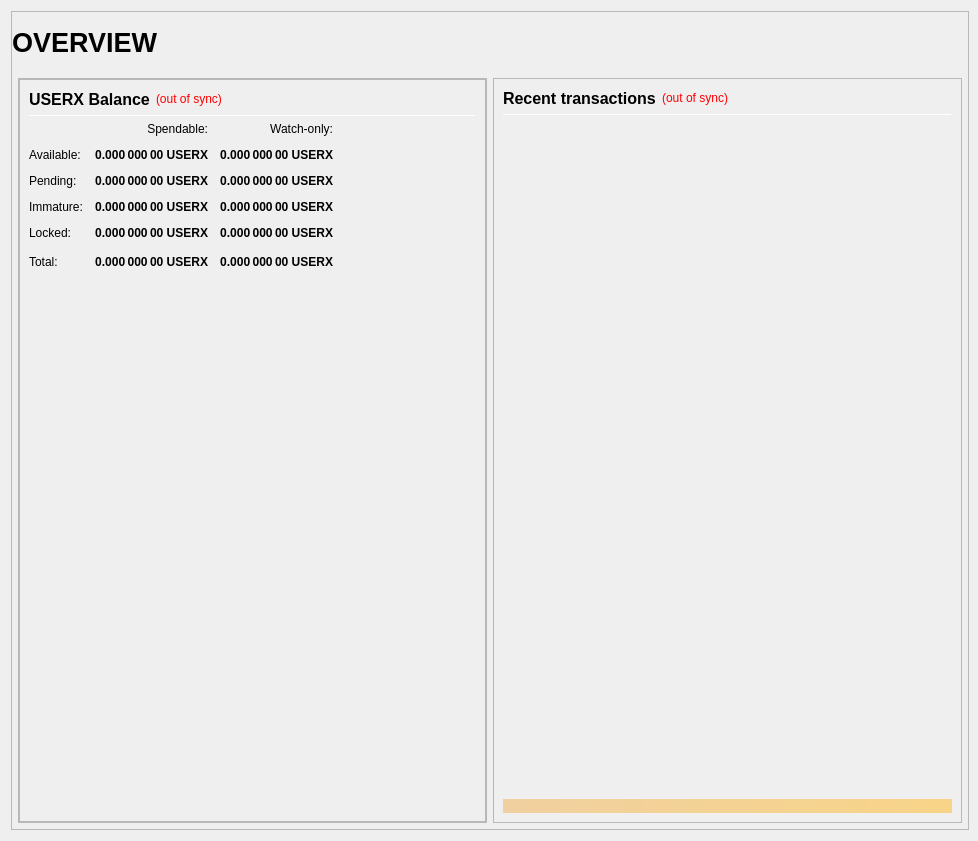
<?xml version="1.0" encoding="UTF-8"?>
<ui version="4.0">
 <class>OverviewPage</class>
 <widget class="QWidget" name="OverviewPage">
  <property name="geometry">
   <rect>
    <x>0</x>
    <y>0</y>
    <width>978</width>
    <height>841</height>
   </rect>
  </property>
  <property name="minimumSize">
   <size>
    <width>960</width>
    <height>682</height>
   </size>
  </property>
  <property name="windowTitle">
   <string>Form</string>
  </property>
  <layout class="QVBoxLayout" name="topLayout" stretch="1">
   <property name="rightMargin">
    <number>9</number>
   </property>
   <item>
    <widget class="QFrame" name="frame_BG">
     <property name="minimumSize">
      <size>
       <width>850</width>
       <height>610</height>
      </size>
     </property>
     <property name="maximumSize">
      <size>
       <width>16777215</width>
       <height>16777215</height>
      </size>
     </property>
     <property name="frameShape">
      <enum>QFrame::StyledPanel</enum>
     </property>
     <property name="frameShadow">
      <enum>QFrame::Raised</enum>
     </property>
     <layout class="QVBoxLayout" name="verticalLayout_3" stretch="1">
      <property name="leftMargin">
       <number>0</number>
      </property>
      <property name="topMargin">
       <number>0</number>
      </property>
      <property name="rightMargin">
       <number>0</number>
      </property>
      <property name="bottomMargin">
       <number>6</number>
      </property>
      <item>
       <layout class="QVBoxLayout" name="verticalLayout_Master" stretch="0,1">
        <property name="leftMargin">
         <number>0</number>
        </property>
        <property name="topMargin">
         <number>0</number>
        </property>
        <property name="rightMargin">
         <number>0</number>
        </property>
        <property name="bottomMargin">
         <number>0</number>
        </property>
        <item>
         <widget class="QFrame" name="frame_Header">
          <layout class="QVBoxLayout" name="verticalLayout_Header" stretch="0">
           <property name="leftMargin">
            <number>0</number>
           </property>
           <property name="topMargin">
            <number>0</number>
           </property>
           <property name="rightMargin">
            <number>0</number>
           </property>
           <property name="bottomMargin">
            <number>0</number>
           </property>
           <item>
            <layout class="QHBoxLayout" name="horizontalLayout_Header" stretch="1,0,0">
             <property name="spacing">
              <number>6</number>
             </property>
             <item>
              <widget class="QLabel" name="labelOverviewHeaderLeft">
               <property name="minimumSize">
                <size>
                 <width>464</width>
                 <height>60</height>
                </size>
               </property>
               <property name="maximumSize">
                <size>
                 <width>16777215</width>
                 <height>60</height>
                </size>
               </property>
               <property name="font">
                <font>
                 <pointsize>20</pointsize>
                 <weight>75</weight>
                 <bold>true</bold>
                </font>
               </property>
               <property name="text">
                <string>OVERVIEW</string>
               </property>
               <property name="alignment">
                <set>Qt::AlignLeading|Qt::AlignLeft|Qt::AlignVCenter</set>
               </property>
              </widget>
             </item>
             <item>
              <spacer name="horizontalSpacer_Header">
               <property name="orientation">
                <enum>Qt::Horizontal</enum>
               </property>
               <property name="sizeHint" stdset="0">
                <size>
                 <width>40</width>
                 <height>20</height>
                </size>
               </property>
              </spacer>
             </item>
             <item>
              <widget class="QLabel" name="labelOverviewHeaderRight">
               <property name="minimumSize">
                <size>
                 <width>464</width>
                 <height>60</height>
                </size>
               </property>
               <property name="maximumSize">
                <size>
                 <width>16777215</width>
                 <height>60</height>
                </size>
               </property>
               <property name="font">
                <font>
                 <pointsize>14</pointsize>
                </font>
               </property>
               <property name="text">
                <string/>
               </property>
               <property name="alignment">
                <set>Qt::AlignRight|Qt::AlignTrailing|Qt::AlignVCenter</set>
               </property>
              </widget>
             </item>
            </layout>
           </item>
          </layout>
         </widget>
        </item>
        <item>
         <widget class="QFrame" name="frame_Content">
          <layout class="QVBoxLayout" name="verticalLayout_Content">
           <property name="leftMargin">
            <number>6</number>
           </property>
           <property name="topMargin">
            <number>0</number>
           </property>
           <property name="rightMargin">
            <number>6</number>
           </property>
           <property name="bottomMargin">
            <number>0</number>
           </property>
           <item>
            <layout class="QHBoxLayout" name="horizontalLayout_Content" stretch="1,1">
             <property name="spacing">
              <number>6</number>
             </property>
             <item>
              <layout class="QVBoxLayout" name="verticalLayout_left" stretch="1">
               <item>
                <widget class="QFrame" name="frameObfuscation">
                 <property name="minimumSize">
                  <size>
                   <width>0</width>
                   <height>0</height>
                  </size>
                 </property>
                 <property name="frameShape">
                  <enum>QFrame::StyledPanel</enum>
                 </property>
                 <property name="frameShadow">
                  <enum>QFrame::Raised</enum>
                 </property>
                 <layout class="QVBoxLayout" name="verticalLayout" stretch="0">
                  <property name="leftMargin">
                   <number>0</number>
                  </property>
                  <property name="topMargin">
                   <number>0</number>
                  </property>
                  <property name="rightMargin">
                   <number>0</number>
                  </property>
                  <property name="bottomMargin">
                   <number>0</number>
                  </property>
                  <item>
                   <widget class="QFrame" name="frame_Balances">
                    <property name="frameShape">
                     <enum>QFrame::StyledPanel</enum>
                    </property>
                    <property name="frameShadow">
                     <enum>QFrame::Raised</enum>
                    </property>
                    <layout class="QVBoxLayout" name="verticalLayout_4">
                     <item>
                      <layout class="QHBoxLayout" name="horizontalLayout_4">
                       <item>
                        <widget class="QLabel" name="label_5">
                         <property name="minimumSize">
                          <size>
                           <width>0</width>
                           <height>20</height>
                          </size>
                         </property>
                         <property name="font">
                          <font>
                           <pointsize>12</pointsize>
                           <weight>75</weight>
                           <bold>true</bold>
                          </font>
                         </property>
                         <property name="text">
                          <string>USERX Balance</string>
                         </property>
                        </widget>
                       </item>
                       <item>
                        <widget class="QLabel" name="labelWalletStatus">
                         <property name="cursor">
                          <cursorShape>WhatsThisCursor</cursorShape>
                         </property>
                         <property name="toolTip">
                          <string>The displayed information may be out of date. Your wallet automatically synchronizes with the UserX network after a connection is established, but this process has not completed yet.</string>
                         </property>
                         <property name="styleSheet">
                          <string notr="true">QLabel { color: red; }</string>
                         </property>
                         <property name="text">
                          <string notr="true">(out of sync)</string>
                         </property>
                         <property name="alignment">
                          <set>Qt::AlignLeading|Qt::AlignLeft|Qt::AlignVCenter</set>
                         </property>
                        </widget>
                       </item>
                       <item>
                        <spacer name="horizontalSpacer_3">
                         <property name="orientation">
                          <enum>Qt::Horizontal</enum>
                         </property>
                         <property name="sizeHint" stdset="0">
                          <size>
                           <width>40</width>
                           <height>20</height>
                          </size>
                         </property>
                        </spacer>
                       </item>
                      </layout>
                     </item>
                     <item>
                      <widget class="Line" name="line_Balance">
                       <property name="minimumSize">
                        <size>
                         <width>0</width>
                         <height>1</height>
                        </size>
                       </property>
                       <property name="maximumSize">
                        <size>
                         <width>16777215</width>
                         <height>1</height>
                        </size>
                       </property>
                       <property name="orientation">
                        <enum>Qt::Horizontal</enum>
                       </property>
                      </widget>
                     </item>
                     <item>
                      <layout class="QGridLayout" name="gridLayout">
                       <property name="spacing">
                        <number>12</number>
                       </property>
                       <item row="0" column="1">
                        <widget class="QLabel" name="labelSpendable">
                         <property name="text">
                          <string>Spendable:</string>
                         </property>
                         <property name="alignment">
                          <set>Qt::AlignRight|Qt::AlignTrailing|Qt::AlignVCenter</set>
                         </property>
                        </widget>
                       </item>
                       <item row="0" column="2">
                        <widget class="QLabel" name="labelWatchonly">
                         <property name="text">
                          <string>Watch-only:</string>
                         </property>
                         <property name="alignment">
                          <set>Qt::AlignRight|Qt::AlignTrailing|Qt::AlignVCenter</set>
                         </property>
                        </widget>
                       </item>
                       <item row="1" column="0">
                        <widget class="QLabel" name="labelBalanceText">
                         <property name="text">
                          <string>Available:</string>
                         </property>
                        </widget>
                       </item>
                       <item row="1" column="1">
                        <widget class="QLabel" name="labelBalance">
                         <property name="font">
                          <font>
                           <weight>75</weight>
                           <bold>true</bold>
                          </font>
                         </property>
                         <property name="cursor">
                          <cursorShape>IBeamCursor</cursorShape>
                         </property>
                         <property name="toolTip">
                          <string>Your current spendable balance</string>
                         </property>
                         <property name="text">
                          <string notr="true">0.000 000 00 USERX</string>
                         </property>
                         <property name="alignment">
                          <set>Qt::AlignRight|Qt::AlignTrailing|Qt::AlignVCenter</set>
                         </property>
                         <property name="textInteractionFlags">
                          <set>Qt::LinksAccessibleByMouse|Qt::TextSelectableByKeyboard|Qt::TextSelectableByMouse</set>
                         </property>
                        </widget>
                       </item>
                       <item row="1" column="2">
                        <widget class="QLabel" name="labelWatchAvailable">
                         <property name="font">
                          <font>
                           <weight>75</weight>
                           <bold>true</bold>
                          </font>
                         </property>
                         <property name="cursor">
                          <cursorShape>IBeamCursor</cursorShape>
                         </property>
                         <property name="toolTip">
                          <string>Your current balance in watch-only addresses</string>
                         </property>
                         <property name="text">
                          <string notr="true">0.000 000 00 USERX</string>
                         </property>
                         <property name="alignment">
                          <set>Qt::AlignRight|Qt::AlignTrailing|Qt::AlignVCenter</set>
                         </property>
                         <property name="textInteractionFlags">
                          <set>Qt::LinksAccessibleByMouse|Qt::TextSelectableByKeyboard|Qt::TextSelectableByMouse</set>
                         </property>
                        </widget>
                       </item>
                       <item row="2" column="0">
                        <widget class="QLabel" name="labelPendingText">
                         <property name="text">
                          <string>Pending:</string>
                         </property>
                        </widget>
                       </item>
                       <item row="2" column="1">
                        <widget class="QLabel" name="labelUnconfirmed">
                         <property name="font">
                          <font>
                           <weight>75</weight>
                           <bold>true</bold>
                          </font>
                         </property>
                         <property name="cursor">
                          <cursorShape>IBeamCursor</cursorShape>
                         </property>
                         <property name="toolTip">
                          <string>Total of transactions that have yet to be confirmed, and do not yet count toward the spendable balance</string>
                         </property>
                         <property name="text">
                          <string notr="true">0.000 000 00 USERX</string>
                         </property>
                         <property name="alignment">
                          <set>Qt::AlignRight|Qt::AlignTrailing|Qt::AlignVCenter</set>
                         </property>
                         <property name="textInteractionFlags">
                          <set>Qt::LinksAccessibleByMouse|Qt::TextSelectableByKeyboard|Qt::TextSelectableByMouse</set>
                         </property>
                        </widget>
                       </item>
                       <item row="2" column="2">
                        <widget class="QLabel" name="labelWatchPending">
                         <property name="font">
                          <font>
                           <weight>75</weight>
                           <bold>true</bold>
                          </font>
                         </property>
                         <property name="cursor">
                          <cursorShape>IBeamCursor</cursorShape>
                         </property>
                         <property name="toolTip">
                          <string>Unconfirmed transactions to watch-only addresses</string>
                         </property>
                         <property name="text">
                          <string notr="true">0.000 000 00 USERX</string>
                         </property>
                         <property name="alignment">
                          <set>Qt::AlignRight|Qt::AlignTrailing|Qt::AlignVCenter</set>
                         </property>
                         <property name="textInteractionFlags">
                          <set>Qt::LinksAccessibleByMouse|Qt::TextSelectableByKeyboard|Qt::TextSelectableByMouse</set>
                         </property>
                        </widget>
                       </item>
                       <item row="3" column="0">
                        <widget class="QLabel" name="labelImmatureText">
                         <property name="text">
                          <string>Immature:</string>
                         </property>
                        </widget>
                       </item>
                       <item row="3" column="1">
                        <widget class="QLabel" name="labelImmature">
                         <property name="font">
                          <font>
                           <weight>75</weight>
                           <bold>true</bold>
                          </font>
                         </property>
                         <property name="cursor">
                          <cursorShape>IBeamCursor</cursorShape>
                         </property>
                         <property name="toolTip">
                          <string>Staked or masternode rewards that has not yet matured</string>
                         </property>
                         <property name="text">
                          <string notr="true">0.000 000 00 USERX</string>
                         </property>
                         <property name="alignment">
                          <set>Qt::AlignRight|Qt::AlignTrailing|Qt::AlignVCenter</set>
                         </property>
                         <property name="textInteractionFlags">
                          <set>Qt::LinksAccessibleByMouse|Qt::TextSelectableByKeyboard|Qt::TextSelectableByMouse</set>
                         </property>
                        </widget>
                       </item>
                       <item row="3" column="2">
                        <widget class="QLabel" name="labelWatchImmature">
                         <property name="font">
                          <font>
                           <weight>75</weight>
                           <bold>true</bold>
                          </font>
                         </property>
                         <property name="cursor">
                          <cursorShape>IBeamCursor</cursorShape>
                         </property>
                         <property name="toolTip">
                          <string>Staked or masternode rewards in watch-only addresses that has not yet matured</string>
                         </property>
                         <property name="text">
                          <string notr="true">0.000 000 00 USERX</string>
                         </property>
                         <property name="alignment">
                          <set>Qt::AlignRight|Qt::AlignTrailing|Qt::AlignVCenter</set>
                         </property>
                         <property name="textInteractionFlags">
                          <set>Qt::LinksAccessibleByMouse|Qt::TextSelectableByKeyboard|Qt::TextSelectableByMouse</set>
                         </property>
                        </widget>
                       </item>
                       <item row="4" column="0">
                        <widget class="QLabel" name="labelLockedBalanceText">
                         <property name="toolTip">
                          <string>Locked USERX or Masternode collaterals. These are excluded from zUSERX minting.</string>
                         </property>
                         <property name="text">
                          <string>Locked:</string>
                         </property>
                        </widget>
                       </item>
                       <item row="4" column="1">
                        <widget class="QLabel" name="labelLockedBalance">
                         <property name="font">
                          <font>
                           <weight>75</weight>
                           <bold>true</bold>
                          </font>
                         </property>
                         <property name="cursor">
                          <cursorShape>IBeamCursor</cursorShape>
                         </property>
                         <property name="toolTip">
                          <string>Locked USERX or Masternode collaterals. These are excluded from zUSERX minting.</string>
                         </property>
                         <property name="text">
                          <string notr="true">0.000 000 00 USERX</string>
                         </property>
                         <property name="alignment">
                          <set>Qt::AlignRight|Qt::AlignTrailing|Qt::AlignVCenter</set>
                         </property>
                         <property name="textInteractionFlags">
                          <set>Qt::LinksAccessibleByMouse|Qt::TextSelectableByKeyboard|Qt::TextSelectableByMouse</set>
                         </property>
                        </widget>
                       </item>
                       <item row="4" column="2">
                        <widget class="QLabel" name="labelWatchLocked">
                         <property name="font">
                          <font>
                           <weight>75</weight>
                           <bold>true</bold>
                          </font>
                         </property>
                         <property name="cursor">
                          <cursorShape>IBeamCursor</cursorShape>
                         </property>
                         <property name="toolTip">
                          <string>Current locked balance in watch-only addresses</string>
                         </property>
                         <property name="text">
                          <string notr="true">0.000 000 00 USERX</string>
                         </property>
                         <property name="alignment">
                          <set>Qt::AlignRight|Qt::AlignTrailing|Qt::AlignVCenter</set>
                         </property>
                         <property name="textInteractionFlags">
                          <set>Qt::LinksAccessibleByMouse|Qt::TextSelectableByKeyboard|Qt::TextSelectableByMouse</set>
                         </property>
                        </widget>
                       </item>
                       <item row="5" column="0">
                        <widget class="QLabel" name="labelTotalText">
                         <property name="toolTip">
                          <string>Your current UserX balance, unconfirmed and immature transactions included</string>
                         </property>
                         <property name="text">
                          <string>Total:</string>
                         </property>
                        </widget>
                       </item>
                       <item row="5" column="1">
                        <widget class="QLabel" name="labelTotal">
                         <property name="font">
                          <font>
                           <weight>75</weight>
                           <bold>true</bold>
                          </font>
                         </property>
                         <property name="cursor">
                          <cursorShape>IBeamCursor</cursorShape>
                         </property>
                         <property name="toolTip">
                          <string>Your current UserX balance, unconfirmed and immature transactions included</string>
                         </property>
                         <property name="text">
                          <string notr="true">0.000 000 00 USERX</string>
                         </property>
                         <property name="alignment">
                          <set>Qt::AlignRight|Qt::AlignTrailing|Qt::AlignVCenter</set>
                         </property>
                         <property name="textInteractionFlags">
                          <set>Qt::LinksAccessibleByMouse|Qt::TextSelectableByKeyboard|Qt::TextSelectableByMouse</set>
                         </property>
                        </widget>
                       </item>
                       <item row="5" column="2">
                        <widget class="QLabel" name="labelWatchTotal">
                         <property name="font">
                          <font>
                           <weight>75</weight>
                           <bold>true</bold>
                          </font>
                         </property>
                         <property name="cursor">
                          <cursorShape>IBeamCursor</cursorShape>
                         </property>
                         <property name="toolTip">
                          <string>Current total balance in watch-only addresses</string>
                         </property>
                         <property name="text">
                          <string notr="true">0.000 000 00 USERX</string>
                         </property>
                         <property name="alignment">
                          <set>Qt::AlignRight|Qt::AlignTrailing|Qt::AlignVCenter</set>
                         </property>
                         <property name="textInteractionFlags">
                          <set>Qt::LinksAccessibleByMouse|Qt::TextSelectableByKeyboard|Qt::TextSelectableByMouse</set>
                         </property>
                        </widget>
                       </item>
                       <item row="5" column="3">
                        <spacer name="horizontalSpacer_9">
                         <property name="orientation">
                          <enum>Qt::Horizontal</enum>
                         </property>
                         <property name="sizeHint" stdset="0">
                          <size>
                           <width>40</width>
                           <height>20</height>
                          </size>
                         </property>
                        </spacer>
                       </item>
                      </layout>
                     </item>
                     <item>
                      <spacer name="verticalSpacer_3">
                       <property name="orientation">
                        <enum>Qt::Vertical</enum>
                       </property>
                       <property name="sizeType">
                        <enum>QSizePolicy::Expanding</enum>
                       </property>
                       <property name="sizeHint" stdset="0">
                        <size>
                         <width>20</width>
                         <height>40</height>
                        </size>
                       </property>
                      </spacer>
                     </item>
                     <item>
                      <widget class="QLabel" name="bg_logo">
                       <property name="sizePolicy">
                        <sizepolicy hsizetype="Expanding" vsizetype="Fixed">
                         <horstretch>0</horstretch>
                         <verstretch>0</verstretch>
                        </sizepolicy>
                       </property>
                       <property name="minimumSize">
                        <size>
                         <width>300</width>
                         <height>250</height>
                        </size>
                       </property>
                       <property name="maximumSize">
                        <size>
                         <width>1200</width>
                         <height>250</height>
                        </size>
                       </property>
                       <property name="sizeIncrement">
                        <size>
                         <width>0</width>
                         <height>0</height>
                        </size>
                       </property>
                       <property name="baseSize">
                        <size>
                         <width>0</width>
                         <height>0</height>
                        </size>
                       </property>
                       <property name="font">
                        <font>
                         <pointsize>14</pointsize>
                        </font>
                       </property>
                       <property name="text">
                        <string/>
                       </property>
                       <property name="alignment">
                        <set>Qt::AlignRight|Qt::AlignTrailing|Qt::AlignVCenter</set>
                       </property>
                      </widget>
                     </item>
                    </layout>
                   </widget>
                  </item>
                 </layout>
                </widget>
               </item>
              </layout>
             </item>
             <item>
              <layout class="QVBoxLayout" name="verticalLayout_right" stretch="1">
               <item>
                <widget class="QFrame" name="frame_RecentTransactions">
                 <property name="minimumSize">
                  <size>
                   <width>0</width>
                   <height>0</height>
                  </size>
                 </property>
                 <property name="frameShape">
                  <enum>QFrame::StyledPanel</enum>
                 </property>
                 <property name="frameShadow">
                  <enum>QFrame::Raised</enum>
                 </property>
                 <layout class="QVBoxLayout" name="verticalLayout_1" stretch="0,0,0,0,0">
                  <item>
                   <layout class="QHBoxLayout" name="horizontalLayout_2">
                    <item>
                     <widget class="QLabel" name="label_4">
                      <property name="minimumSize">
                       <size>
                        <width>0</width>
                        <height>20</height>
                       </size>
                      </property>
                      <property name="font">
                       <font>
                        <pointsize>12</pointsize>
                        <weight>75</weight>
                        <bold>true</bold>
                       </font>
                      </property>
                      <property name="text">
                       <string>Recent transactions</string>
                      </property>
                     </widget>
                    </item>
                    <item>
                     <widget class="QLabel" name="labelTransactionsStatus">
                      <property name="cursor">
                       <cursorShape>WhatsThisCursor</cursorShape>
                      </property>
                      <property name="toolTip">
                       <string>The displayed information may be out of date. Your wallet automatically synchronizes with the UserX network after a connection is established, but this process has not completed yet.</string>
                      </property>
                      <property name="styleSheet">
                       <string notr="true">QLabel { color: red; }</string>
                      </property>
                      <property name="text">
                       <string notr="true">(out of sync)</string>
                      </property>
                      <property name="alignment">
                       <set>Qt::AlignRight|Qt::AlignTrailing|Qt::AlignVCenter</set>
                      </property>
                     </widget>
                    </item>
                    <item>
                     <spacer name="horizontalSpacer">
                      <property name="orientation">
                       <enum>Qt::Horizontal</enum>
                      </property>
                      <property name="sizeHint" stdset="0">
                       <size>
                        <width>40</width>
                        <height>20</height>
                       </size>
                      </property>
                     </spacer>
                    </item>
                   </layout>
                  </item>
                  <item>
                   <widget class="Line" name="line">
                    <property name="minimumSize">
                     <size>
                      <width>0</width>
                      <height>1</height>
                     </size>
                    </property>
                    <property name="maximumSize">
                     <size>
                      <width>16777215</width>
                      <height>1</height>
                     </size>
                    </property>
                    <property name="orientation">
                     <enum>Qt::Horizontal</enum>
                    </property>
                   </widget>
                  </item>
                  <item>
                   <widget class="QListView" name="listTransactions">
                    <property name="minimumSize">
                     <size>
                      <width>0</width>
                      <height>0</height>
                     </size>
                    </property>
                    <property name="styleSheet">
                     <string notr="true">QListView { background: transparent; }</string>
                    </property>
                    <property name="frameShape">
                     <enum>QFrame::NoFrame</enum>
                    </property>
                    <property name="verticalScrollBarPolicy">
                     <enum>Qt::ScrollBarAlwaysOff</enum>
                    </property>
                    <property name="horizontalScrollBarPolicy">
                     <enum>Qt::ScrollBarAlwaysOff</enum>
                    </property>
                    <property name="selectionMode">
                     <enum>QAbstractItemView::NoSelection</enum>
                    </property>
                   </widget>
                  </item>
                  <item>
                   <spacer name="verticalSpacer_2">
                    <property name="orientation">
                     <enum>Qt::Vertical</enum>
                    </property>
                    <property name="sizeType">
                     <enum>QSizePolicy::Expanding</enum>
                    </property>
                    <property name="sizeHint" stdset="0">
                     <size>
                      <width>20</width>
                      <height>40</height>
                     </size>
                    </property>
                   </spacer>
                  </item>
                  <item>
                   <widget class="QLabel" name="labelAlerts">
                    <property name="maximumSize">
                     <size>
                      <width>16777215</width>
                      <height>16777215</height>
                     </size>
                    </property>
                    <property name="styleSheet">
                     <string notr="true">background-color: qlineargradient(x1: 0, y1: 0, x2: 1, y2: 0, stop:0 #F0D0A0, stop:1 #F8D488); color:#000000;</string>
                    </property>
                    <property name="text">
                     <string/>
                    </property>
                    <property name="wordWrap">
                     <bool>true</bool>
                    </property>
                    <property name="margin">
                     <number>3</number>
                    </property>
                   </widget>
                  </item>
                 </layout>
                </widget>
               </item>
              </layout>
             </item>
            </layout>
           </item>
          </layout>
         </widget>
        </item>
       </layout>
      </item>
     </layout>
    </widget>
   </item>
  </layout>
 </widget>
 <resources/>
 <connections/>
</ui>
